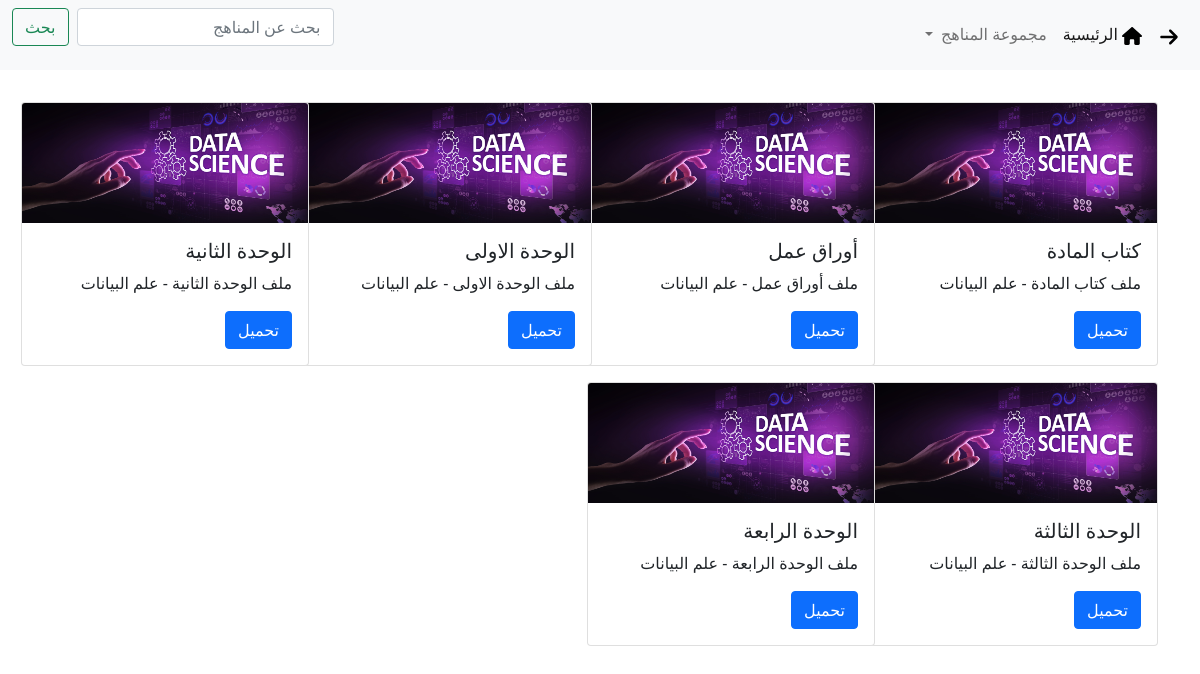
The page /subject/4/ on the database its author committed.
### main/models.py (models this page shows, shortened)
class File(models.Model):
    subject = models.ForeignKey(Subject, on_delete=models.CASCADE)
    title = models.CharField(max_length=150)
    link = models.CharField(max_length=1000)

class Subject(models.Model):
    grade = models.ForeignKey(Grade, on_delete=models.CASCADE)
    title = models.CharField(max_length=150)

### main/views.py (the view)
def subject_detail(request, pk):
    subject = get_object_or_404(Subject, id=pk)
    files = get_list_or_404(File, subject=subject)
    return render(request, 'subject.html', {'files': files})

### templates/subject.html
{% extends 'home.html' %}
{% block content %}
<div class="container">
<div class="row p-1" style="margin-top: 20px">
  {% for file in files %}
    <div class="col-3 p-2">
        <div class="card" style="width: 18rem;">
          <img src="/static/{{ file.subject.id }}.jpg" class="card-img-top" alt="..." height="120">
            <div class="card-body">
            {% block card_content %}
              <h5 class="card-title">{{ file.title }}</h5>
              <p class="card-text">ملف {{ file.title }} - {{ file.subject.title }}</p>
              <a href="{{ file.link }}" class="btn btn-primary" target="_blank">تحميل</a>
            {% endblock %}
            </div>
          </div>
    </div>
  {% endfor %}
</div>
</div>
{% endblock %}

### rows shown on the page
File: title "كتاب المادة", subject "علم البيانات"
File: title "أوراق عمل", subject "علم البيانات"
File: title "الوحدة الاولى", subject "علم البيانات"
File: title "الوحدة الثانية", subject "علم البيانات"
File: title "الوحدة الثالثة", subject "علم البيانات"
File: title "الوحدة الرابعة", subject "علم البيانات"
